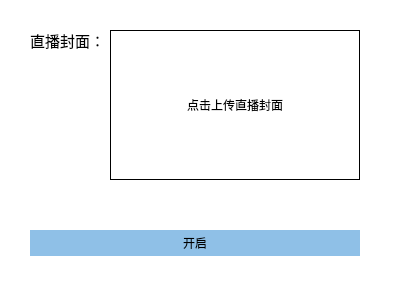
<?xml version="1.0" encoding="UTF-8"?>
<ui version="4.0">
 <class>OpenLiveWidget</class>
 <widget class="QWidget" name="OpenLiveWidget">
  <property name="geometry">
   <rect>
    <x>0</x>
    <y>0</y>
    <width>400</width>
    <height>300</height>
   </rect>
  </property>
  <property name="windowTitle">
   <string>OpenLiveWidget</string>
  </property>
  <property name="styleSheet">
   <string notr="true">border: 0px;
background-color: #ffffff;</string>
  </property>
  <widget class="QLabel" name="label1">
   <property name="geometry">
    <rect>
     <x>30</x>
     <y>30</y>
     <width>80</width>
     <height>20</height>
    </rect>
   </property>
   <property name="font">
    <font>
     <pointsize>11</pointsize>
    </font>
   </property>
   <property name="text">
    <string>直播封面：</string>
   </property>
  </widget>
  <widget class="QLabel" name="m_liveRoomCoverLabel">
   <property name="geometry">
    <rect>
     <x>110</x>
     <y>30</y>
     <width>250</width>
     <height>150</height>
    </rect>
   </property>
   <property name="styleSheet">
    <string notr="true">border: 1px solid #000000;</string>
   </property>
   <property name="text">
    <string>点击上传直播封面</string>
   </property>
   <property name="scaledContents">
    <bool>true</bool>
   </property>
   <property name="alignment">
    <set>Qt::AlignCenter</set>
   </property>
  </widget>
  <widget class="QPushButton" name="m_openLivePushButton">
   <property name="geometry">
    <rect>
     <x>30</x>
     <y>230</y>
     <width>330</width>
     <height>26</height>
    </rect>
   </property>
   <property name="styleSheet">
    <string notr="true">background-color: #8fc0e7;</string>
   </property>
   <property name="text">
    <string>开启</string>
   </property>
  </widget>
 </widget>
 <resources/>
 <connections/>
</ui>
